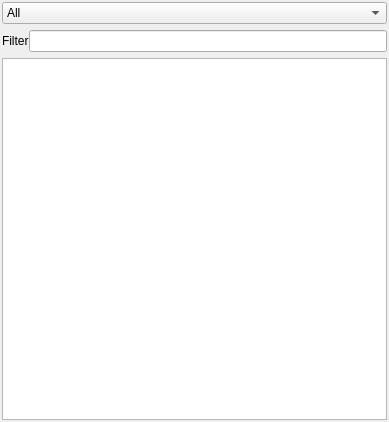
<?xml version="1.0" encoding="UTF-8"?>
<ui version="4.0">
 <class>EntityList</class>
 <widget class="QDockWidget" name="EntityList">
  <property name="geometry">
   <rect>
    <x>0</x>
    <y>0</y>
    <width>389</width>
    <height>422</height>
   </rect>
  </property>
  <property name="windowTitle">
   <string>Entity list</string>
  </property>
  <widget class="QWidget" name="dockWidgetContents">
   <layout class="QVBoxLayout" name="verticalLayout">
    <property name="leftMargin">
     <number>2</number>
    </property>
    <property name="topMargin">
     <number>2</number>
    </property>
    <property name="rightMargin">
     <number>2</number>
    </property>
    <property name="bottomMargin">
     <number>2</number>
    </property>
    <item>
     <widget class="QComboBox" name="comboBox">
      <item>
       <property name="text">
        <string>All</string>
       </property>
      </item>
      <item>
       <property name="text">
        <string>Animable</string>
       </property>
      </item>
      <item>
       <property name="text">
        <string>Camera</string>
       </property>
      </item>
      <item>
       <property name="text">
        <string>Mesh</string>
       </property>
      </item>
      <item>
       <property name="text">
        <string>Physics Box</string>
       </property>
      </item>
      <item>
       <property name="text">
        <string>Physics Mesh</string>
       </property>
      </item>
      <item>
       <property name="text">
        <string>Physics Heightfield</string>
       </property>
      </item>
      <item>
       <property name="text">
        <string>Script</string>
       </property>
      </item>
     </widget>
    </item>
    <item>
     <widget class="QWidget" name="widget" native="true">
      <layout class="QHBoxLayout" name="horizontalLayout">
       <property name="spacing">
        <number>0</number>
       </property>
       <property name="leftMargin">
        <number>0</number>
       </property>
       <property name="topMargin">
        <number>0</number>
       </property>
       <property name="rightMargin">
        <number>0</number>
       </property>
       <property name="bottomMargin">
        <number>0</number>
       </property>
       <item>
        <widget class="QLabel" name="label">
         <property name="text">
          <string>Filter</string>
         </property>
        </widget>
       </item>
       <item>
        <widget class="QLineEdit" name="nameFilterEdit"/>
       </item>
      </layout>
     </widget>
    </item>
    <item>
     <widget class="QTreeView" name="entityList">
      <property name="dragEnabled">
       <bool>true</bool>
      </property>
      <property name="dragDropMode">
       <enum>QAbstractItemView::DragDrop</enum>
      </property>
      <property name="defaultDropAction">
       <enum>Qt::MoveAction</enum>
      </property>
      <property name="alternatingRowColors">
       <bool>true</bool>
      </property>
      <property name="uniformRowHeights">
       <bool>true</bool>
      </property>
      <attribute name="headerVisible">
       <bool>false</bool>
      </attribute>
     </widget>
    </item>
   </layout>
  </widget>
 </widget>
 <resources/>
 <connections/>
</ui>
